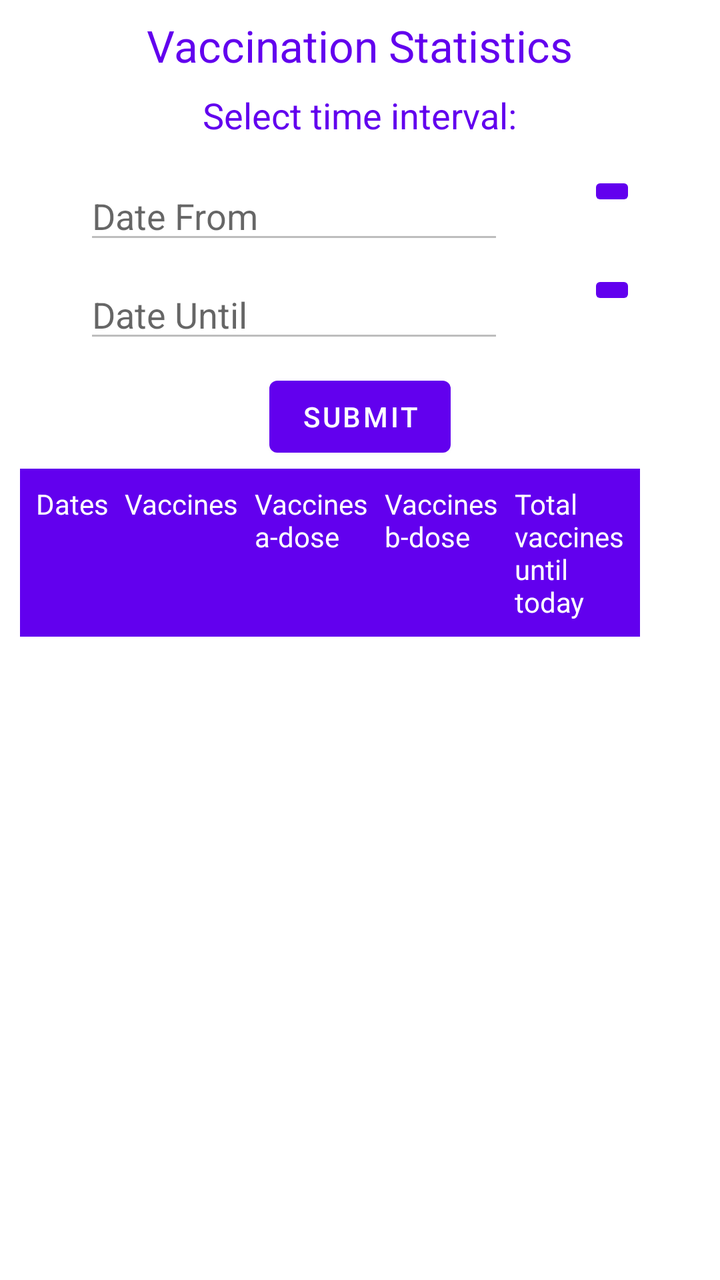
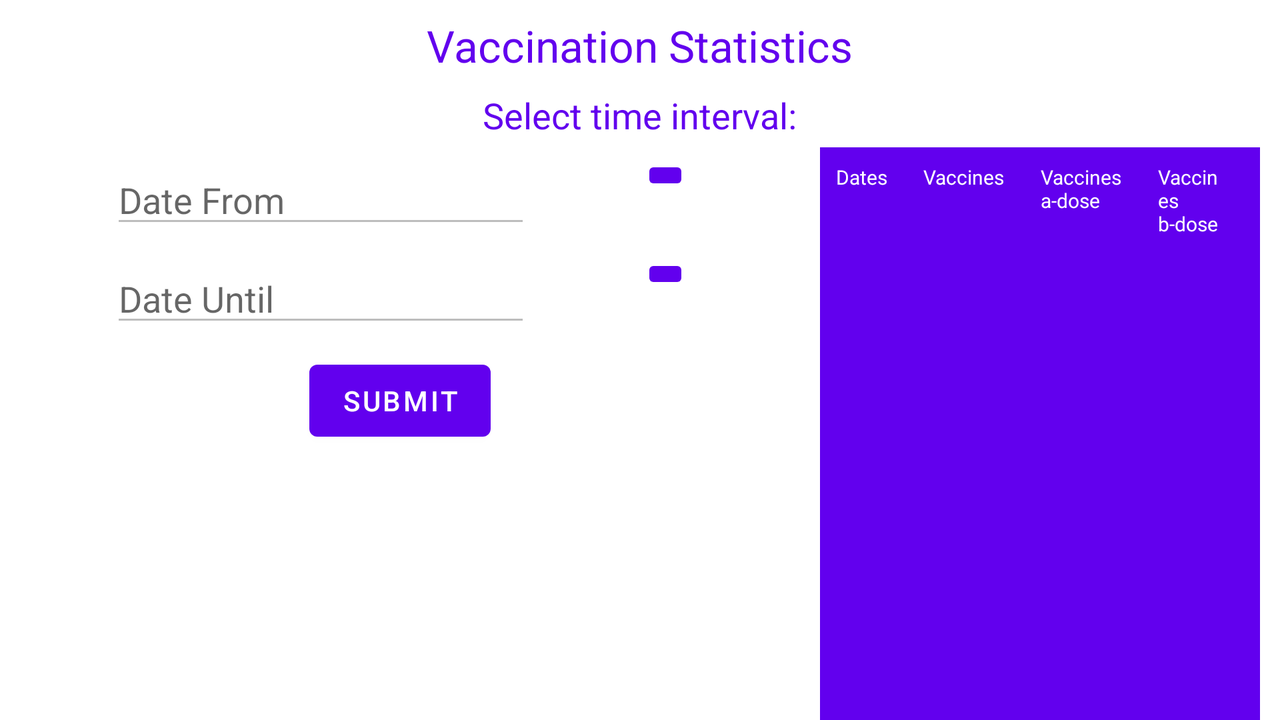

Two renders of one Android screen. The first uses the default layout on a phone; the second uses the alternative layout the repository ships for a different screen configuration, on a matching device. The two XML files are below.
<!-- AndroidManifest.xml: application theme Theme.NationalVaccinationAgency -->
<!-- res/layout/fragment_statistics.xml -->
<?xml version="1.0" encoding="utf-8"?>
<RelativeLayout
        xmlns:android="http://schemas.android.com/apk/res/android"
        xmlns:app="http://schemas.android.com/apk/res-auto"
        xmlns:tools="http://schemas.android.com/tools"
        android:layout_width="match_parent"
        android:layout_height="match_parent"
        tools:context=".StatisticsFragment"
>
    <TextView
            android:layout_width="wrap_content"
            android:layout_height="wrap_content"
            android:text="@string/statistics_heading"
            android:layout_marginTop="8dp"
            android:id="@+id/statistics_heading"
            android:layout_centerHorizontal="true"
            android:textSize="22sp"
            android:textColor="@color/purple_500"
    />
    <TextView
            android:layout_width="wrap_content"
            android:layout_height="wrap_content"
            android:text="@string/statistics_text"
            android:id="@+id/statistics_text"
            android:layout_below="@+id/statistics_heading"
            android:layout_centerHorizontal="true"
            android:layout_marginTop="8dp"
            android:textSize="18sp"
            android:textColor="@color/purple_500"
    />
    <RelativeLayout
            android:layout_width="match_parent"
            android:layout_height="wrap_content"
            android:layout_below="@+id/statistics_text"
            android:layout_marginTop="8dp"
            android:id="@+id/layout_statistic_1"
    >
        <androidx.constraintlayout.widget.ConstraintLayout
                android:layout_width="match_parent"
                android:layout_height="wrap_content">

            <EditText
                    android:layout_width="wrap_content"
                    android:layout_height="wrap_content"
                    android:inputType="date"
                    android:ems="10"
                    android:id="@+id/startDate"
                    android:hint="@string/statistics_start_date"
                    app:layout_constraintStart_toStartOf="parent"
                    app:layout_constraintEnd_toStartOf="@+id/startDateBtn"
                    app:layout_constraintTop_toTopOf="parent"
                    android:layout_marginTop="8dp"
                    android:focusable="false"
                    android:enabled="false"
            />
            <EditText
                    android:layout_width="wrap_content"
                    android:layout_height="wrap_content"
                    android:inputType="date"
                    android:ems="10"
                    android:id="@+id/endDate"
                    android:hint="@string/statistics_end_date"
                    app:layout_constraintStart_toStartOf="parent"
                    app:layout_constraintEnd_toStartOf="@+id/endDateBtn"
                    app:layout_constraintHorizontal_bias="0.555"
                    app:layout_constraintTop_toBottomOf="@+id/startDate"
                    android:layout_marginTop="8dp"
                    android:focusable="false"
                    android:enabled="false"
            />
            <ImageButton
                    android:src="@drawable/ic_baseline_date_range_24"
                    android:layout_width="wrap_content"
                    android:layout_height="wrap_content"
                    android:id="@+id/startDateBtn"
                    android:backgroundTint="@color/purple_500"
                    app:layout_constraintTop_toTopOf="@+id/startDate"
                    app:layout_constraintEnd_toEndOf="parent"
                    app:layout_constraintStart_toEndOf="@+id/startDate"
            />
            <ImageButton
                    android:src="@drawable/ic_baseline_date_range_24"
                    android:layout_width="wrap_content"
                    android:layout_height="wrap_content"
                    android:id="@+id/endDateBtn"
                    android:backgroundTint="@color/purple_500"
                    app:layout_constraintTop_toTopOf="@+id/endDate"
                    app:layout_constraintEnd_toEndOf="parent"
                    app:layout_constraintStart_toEndOf="@+id/endDate"
            />
        </androidx.constraintlayout.widget.ConstraintLayout>
    </RelativeLayout>
    <Button
            android:layout_width="wrap_content"
            android:layout_height="wrap_content"
            android:text="@string/statistics_btn_submit"
            android:id="@+id/submit_statistic_btn"
            android:layout_centerHorizontal="true"
            android:layout_marginTop="8dp"
            android:layout_below="@+id/layout_statistic_1"
    />
    <RelativeLayout
            android:layout_width="match_parent"
            android:layout_height="wrap_content"
            android:id="@+id/layout_statistic_2"
            android:layout_below="@+id/submit_statistic_btn"
            android:layout_marginTop="2dp"
    >
        <LinearLayout
                android:layout_width="wrap_content"
                android:layout_height="wrap_content"
                android:orientation="horizontal"
                android:layout_marginLeft="10dp"
                android:background="@color/purple_500"
                android:padding="4dp"
        >
                <TextView
                        android:layout_width="wrap_content"
                        android:layout_height="wrap_content"
                        android:id="@+id/date_table_heading"
                        android:text="@string/date_table_heading"
                        android:layout_margin="4dp"
                        android:textColor="@color/white"
                />
                <TextView
                        android:layout_width="wrap_content"
                        android:layout_height="wrap_content"
                        android:id="@+id/vaccines_table_heading"
                        android:text="@string/vaccines_table_heading"
                        android:layout_margin="4dp"
                        android:textColor="@color/white"
                />
                <TextView
                        android:layout_width="wrap_content"
                        android:layout_height="wrap_content"
                        android:id="@+id/dose1_table_heading"
                        android:text="@string/dose1_table_heading"
                        android:layout_margin="4dp"
                        android:textColor="@color/white"
                />
                <TextView
                        android:layout_width="wrap_content"
                        android:layout_height="wrap_content"
                        android:id="@+id/dose2_table_heading"
                        android:text="@string/dose2_table_heading"
                        android:layout_margin="4dp"
                        android:textColor="@color/white"
                />
                <TextView
                        android:layout_width="wrap_content"
                        android:layout_height="wrap_content"
                        android:id="@+id/total_vaccines_until_last_day_table_heading"
                        android:text="@string/total_vaccines_until_last_day_table_heading"
                        android:layout_margin="4dp"
                        android:textColor="@color/white"
                />
        </LinearLayout>
    </RelativeLayout>
    <androidx.recyclerview.widget.RecyclerView
            android:layout_width="match_parent"
            android:layout_height="wrap_content"
            android:id="@+id/statisticsRecView"
            android:layout_below="@+id/layout_statistic_2"
            android:layout_marginTop="8dp"
    />
</RelativeLayout>
<!-- resources referenced by this layout -->
<resources>
  <color name="purple_500">#FF6200EE</color>
  <color name="white">#FFFFFFFF</color>
  <string name="date_table_heading">Dates</string>
  <string name="dose1_table_heading">Vaccines\na-dose</string>
  <string name="dose2_table_heading">Vaccines\nb-dose</string>
  <string name="statistics_btn_submit">Submit</string>
  <string name="statistics_end_date">Date Until</string>
  <string name="statistics_heading">Vaccination Statistics</string>
  <string name="statistics_start_date">Date From</string>
  <string name="statistics_text">Select time interval:</string>
  <string name="total_vaccines_until_last_day_table_heading">Total\nvaccines\nuntil\ntoday</string>
  <string name="vaccines_table_heading">Vaccines</string>
  <style name="Theme.NationalVaccinationAgency" parent="Theme.MaterialComponents.DayNight.NoActionBar">
          
          <item name="colorPrimary">@color/purple_500</item>
          <item name="colorPrimaryVariant">@color/purple_700</item>
          <item name="colorOnPrimary">@color/white</item>
          
          <item name="colorSecondary">@color/teal_200</item>
          <item name="colorSecondaryVariant">@color/teal_700</item>
          <item name="colorOnSecondary">@color/black</item>
          
          <item name="android:statusBarColor" tools:targetApi="l">?attr/colorPrimaryVariant</item>
          
      </style>
  <color name="purple_700">#FF3700B3</color>
  <color name="teal_200">#FF03DAC5</color>
  <color name="teal_700">#FF018786</color>
  <color name="black">#FF000000</color>
</resources>
<!-- res/layout-land/fragment_statistics.xml (the repository's variant of the layout above) -->
<!-- drawn on the phone turned sideways -->
<?xml version="1.0" encoding="utf-8"?>
<RelativeLayout
        xmlns:android="http://schemas.android.com/apk/res/android"
        xmlns:app="http://schemas.android.com/apk/res-auto"
        xmlns:tools="http://schemas.android.com/tools"
        android:layout_width="match_parent"
        android:layout_height="match_parent"
        tools:context=".StatisticsFragment"
>
    <RelativeLayout
            android:layout_width="match_parent"
            android:layout_height="wrap_content"
            android:id="@+id/layout_statistic_1"

    >
        <TextView
                android:layout_width="wrap_content"
                android:layout_height="wrap_content"
                android:text="@string/statistics_heading"
                android:layout_marginTop="8dp"
                android:id="@+id/statistics_heading"
                android:layout_centerHorizontal="true"
                android:textSize="22sp"
                android:textColor="@color/purple_500"
        />
        <TextView
                android:layout_width="wrap_content"
                android:layout_height="wrap_content"
                android:text="@string/statistics_text"
                android:id="@+id/statistics_text"
                android:layout_below="@+id/statistics_heading"
                android:layout_centerHorizontal="true"
                android:layout_marginTop="8dp"
                android:textSize="18sp"
                android:textColor="@color/purple_500"
        />
    </RelativeLayout>
    <RelativeLayout
            android:layout_width="400dp"
            android:layout_height="wrap_content"
            android:id="@+id/layout_statistic_2"
            android:layout_below="@+id/layout_statistic_1"
    >
        <androidx.constraintlayout.widget.ConstraintLayout
                android:layout_width="match_parent"
                android:layout_height="wrap_content"
        >
            <EditText
                    android:layout_width="wrap_content"
                    android:layout_height="wrap_content"
                    android:inputType="date"
                    android:ems="10"
                    android:id="@+id/startDate"
                    android:hint="@string/statistics_start_date"
                    app:layout_constraintStart_toStartOf="parent"
                    app:layout_constraintEnd_toStartOf="@+id/startDateBtn"
                    app:layout_constraintTop_toTopOf="parent"
                    android:layout_marginTop="8dp"
                    android:focusable="false"
                    android:enabled="false"
            />
            <EditText
                    android:layout_width="wrap_content"
                    android:layout_height="wrap_content"
                    android:inputType="date"
                    android:ems="10"
                    android:id="@+id/endDate"
                    android:hint="@string/statistics_end_date"
                    app:layout_constraintStart_toStartOf="parent"
                    app:layout_constraintEnd_toStartOf="@+id/endDateBtn"
                    app:layout_constraintHorizontal_bias="0.555"
                    app:layout_constraintTop_toBottomOf="@+id/startDate"
                    android:layout_marginTop="8dp"
                    android:focusable="false"
                    android:enabled="false"
            />
            <ImageButton
                    android:src="@drawable/ic_baseline_date_range_24"
                    android:layout_width="wrap_content"
                    android:layout_height="wrap_content"
                    android:id="@+id/startDateBtn"
                    android:backgroundTint="@color/purple_500"
                    app:layout_constraintTop_toTopOf="@+id/startDate"
                    app:layout_constraintEnd_toEndOf="parent"
                    app:layout_constraintStart_toEndOf="@+id/startDate"
            />
            <ImageButton
                    android:src="@drawable/ic_baseline_date_range_24"
                    android:layout_width="wrap_content"
                    android:layout_height="wrap_content"
                    android:id="@+id/endDateBtn"
                    android:backgroundTint="@color/purple_500"
                    app:layout_constraintTop_toTopOf="@+id/endDate"
                    app:layout_constraintEnd_toEndOf="parent"
                    app:layout_constraintStart_toEndOf="@+id/endDate"
            />

        </androidx.constraintlayout.widget.ConstraintLayout>
    </RelativeLayout>
    <RelativeLayout
            android:layout_width="400dp"
            android:layout_height="wrap_content"
            android:layout_below="@+id/layout_statistic_2"
    >
        <Button
                android:layout_width="wrap_content"
                android:layout_height="wrap_content"
                android:text="@string/statistics_btn_submit"
                android:id="@+id/submit_statistic_btn"
                android:layout_marginTop="8dp"
                android:layout_centerHorizontal="true"
        />
    </RelativeLayout>

    <RelativeLayout
            android:layout_width="400dp"
            android:layout_height="wrap_content"
            android:layout_below="@+id/layout_statistic_1"
            android:layout_marginTop="4dp"
    >
        <androidx.constraintlayout.widget.ConstraintLayout
                android:layout_width="match_parent"
                android:layout_height="wrap_content"
        >
        </androidx.constraintlayout.widget.ConstraintLayout>
    </RelativeLayout>
    <RelativeLayout
            android:layout_width="400dp"
            android:layout_height="wrap_content"
            android:layout_toRightOf="@+id/layout_statistic_2"
            android:layout_below="@+id/layout_statistic_1"
            android:id="@+id/layout_statistic_3"
            android:layout_marginTop="4dp"
    >
        <LinearLayout
                android:layout_width="400dp"
                android:layout_height="wrap_content"
                android:orientation="horizontal"
                android:layout_marginLeft="10dp"
                android:background="@color/purple_500"
                android:padding="4dp"
                android:layout_marginRight="10dp"
        >
            <TextView
                    android:layout_width="wrap_content"
                    android:layout_height="wrap_content"
                    android:id="@+id/date_table_heading"
                    android:text="@string/date_table_heading"
                    android:layout_margin="4dp"
                    android:paddingRight="10dp"
                    android:textColor="@color/white"
                    android:textSize="10sp"
            />
            <TextView
                    android:layout_width="wrap_content"
                    android:layout_height="wrap_content"
                    android:id="@+id/vaccines_table_heading"
                    android:text="@string/vaccines_table_heading"
                    android:layout_margin="4dp"
                    android:paddingRight="10dp"
                    android:textColor="@color/white"
                    android:textSize="10sp"
            />
            <TextView
                    android:layout_width="wrap_content"
                    android:layout_height="wrap_content"
                    android:id="@+id/dose1_table_heading"
                    android:text="@string/dose1_table_heading"
                    android:layout_margin="4dp"
                    android:paddingRight="10dp"
                    android:textColor="@color/white"
                    android:textSize="10sp"
            />
            <TextView
                    android:layout_width="wrap_content"
                    android:layout_height="wrap_content"
                    android:id="@+id/dose2_table_heading"
                    android:text="@string/dose2_table_heading"
                    android:layout_margin="4dp"
                    android:paddingRight="10dp"
                    android:textColor="@color/white"
                    android:textSize="10sp"
            />
            <TextView
                    android:layout_width="wrap_content"
                    android:layout_height="wrap_content"
                    android:id="@+id/total_vaccines_until_last_day_table_heading"
                    android:text="@string/total_vaccines_until_last_day_table_heading"
                    android:layout_margin="4dp"
                    android:textColor="@color/white"
                    android:textSize="10sp"
            />
        </LinearLayout>
    </RelativeLayout>
    <androidx.recyclerview.widget.RecyclerView
            android:layout_width="wrap_content"
            android:layout_height="wrap_content"
            android:id="@+id/statisticsRecView"
            android:layout_below="@+id/layout_statistic_3"
            android:layout_marginTop="4dp"
            android:layout_alignParentEnd="true"
            android:layout_alignParentRight="true"
            android:layout_marginRight="19dp"
            android:layout_marginEnd="19dp"
    />

</RelativeLayout>
